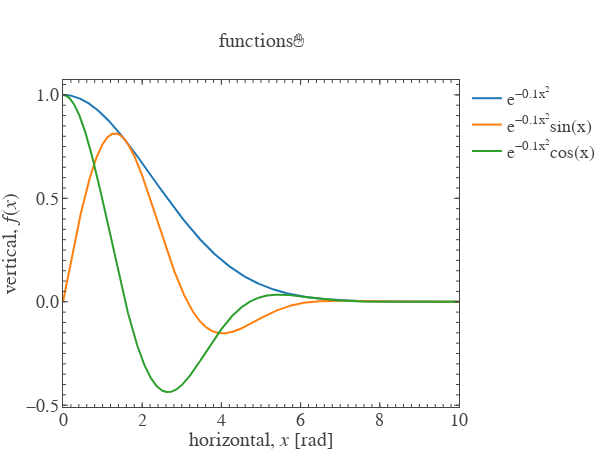

The notebook cell saved with this chart:
### Code cell
plt.show(scatter_list)

### Figure 1 — Plotly figure (JSON) as saved in the notebook; plotly's stock layout.template omitted (floating-point values rounded to 4 significant figures; data arrays with more than 128 entries replaced by an {"elided": "..."} marker saying what was removed)
{"data": [{"name": "e<sup>−0.1x<sup>2</sup></sup>", "type": "scatter", "uid": "3527600a-623d-4314-8a86-25d51ad83179", "x": {"elided": "1000 float values"}, "y": {"elided": "1000 float values"}}, {"name": "e<sup>−0.1x<sup>2</sup></sup>sin(x)", "type": "scatter", "uid": "c4524b07-7265-455e-9ba8-ba9e6a8c643a", "x": {"elided": "1000 float values"}, "y": {"elided": "1000 float values"}}, {"name": "e<sup>−0.1x<sup>2</sup></sup>cos(x)", "type": "scatter", "uid": "d362300a-7577-4295-b40c-015c140171ed", "x": {"elided": "1000 float values"}, "y": {"elided": "1000 float values"}}, {"type": "scatter", "uid": "8bdfe3a2-218c-49da-9215-9fbae4165e62", "visible": false, "xaxis": "x101", "yaxis": "y101"}, {"type": "scatter", "uid": "fa6c3d5d-ad22-4997-b255-ca44042a6c63", "visible": false, "xaxis": "x201", "yaxis": "y201"}], "layout": {"font": {"family": "Arial", "size": 18}, "height": 450, "margin": {"b": 0, "l": 0, "r": 20, "t": 80}, "showlegend": true, "title": {"font": {"size": 20}, "text": "functions✋", "xanchor": "center", "xref": "paper", "y": 0.9111, "yanchor": "middle", "yref": "container"}, "width": 600, "xaxis": {"anchor": "y", "automargin": true, "dtick": 2, "hoverformat": ".f", "range": [0, 10], "showgrid": false, "showline": false, "showticklabels": true, "tickfont": {"size": 18}, "ticklen": 5, "ticks": "inside", "title": {"font": {"size": 20}, "text": "horizontal, <i>x</i> [rad]"}, "zeroline": false}, "xaxis101": {"anchor": "y", "automargin": true, "dtick": 2, "overlaying": "x", "range": [0, 10], "scaleanchor": "x", "showgrid": false, "showline": false, "showticklabels": false, "side": "top", "ticklen": 5, "ticks": "inside", "zeroline": false}, "xaxis201": {"anchor": "y", "automargin": true, "dtick": 0.2, "mirror": "ticks", "overlaying": "x", "range": [0, 10], "scaleanchor": "x", "showgrid": false, "showline": true, "showticklabels": false, "ticklen": 3, "ticks": "inside", "zeroline": false}, "yaxis": {"anchor": "x", "automargin": true, "dtick": 0.5, "hoverformat": ".f", "range": [-0.5086, 1.072], "showgrid": false, "showline": false, "showticklabels": true, "tickfont": {"size": 18}, "tickformat": ".1f", "ticklen": 5, "tickprefix": " ", "ticks": "inside", "ticksuffix": " ", "title": {"font": {"size": 20}, "text": "vertical, <i>f</i>(<i>x</i>)<i></i>"}, "zeroline": false}, "yaxis101": {"anchor": "x", "automargin": true, "dtick": 0.5, "overlaying": "y", "range": [-0.5086, 1.072], "scaleanchor": "y", "showgrid": false, "showline": false, "showticklabels": false, "side": "right", "tickformat": ".1f", "ticklen": 5, "ticks": "inside", "zeroline": false}, "yaxis201": {"anchor": "x", "automargin": true, "dtick": 0.05, "mirror": "ticks", "overlaying": "y", "range": [-0.5086, 1.072], "scaleanchor": "y", "showgrid": false, "showline": true, "showticklabels": false, "tickformat": ".1f", "ticklen": 3, "ticks": "inside", "zeroline": false}}}
